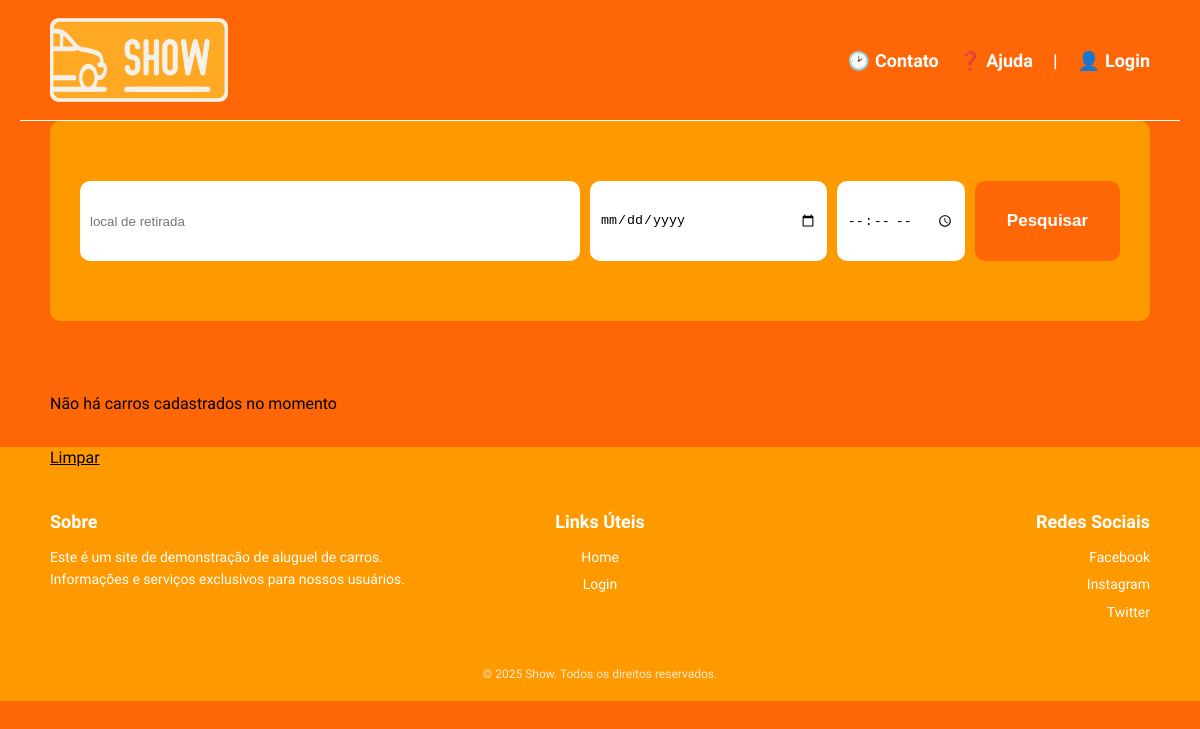
Before: / with the older database file.
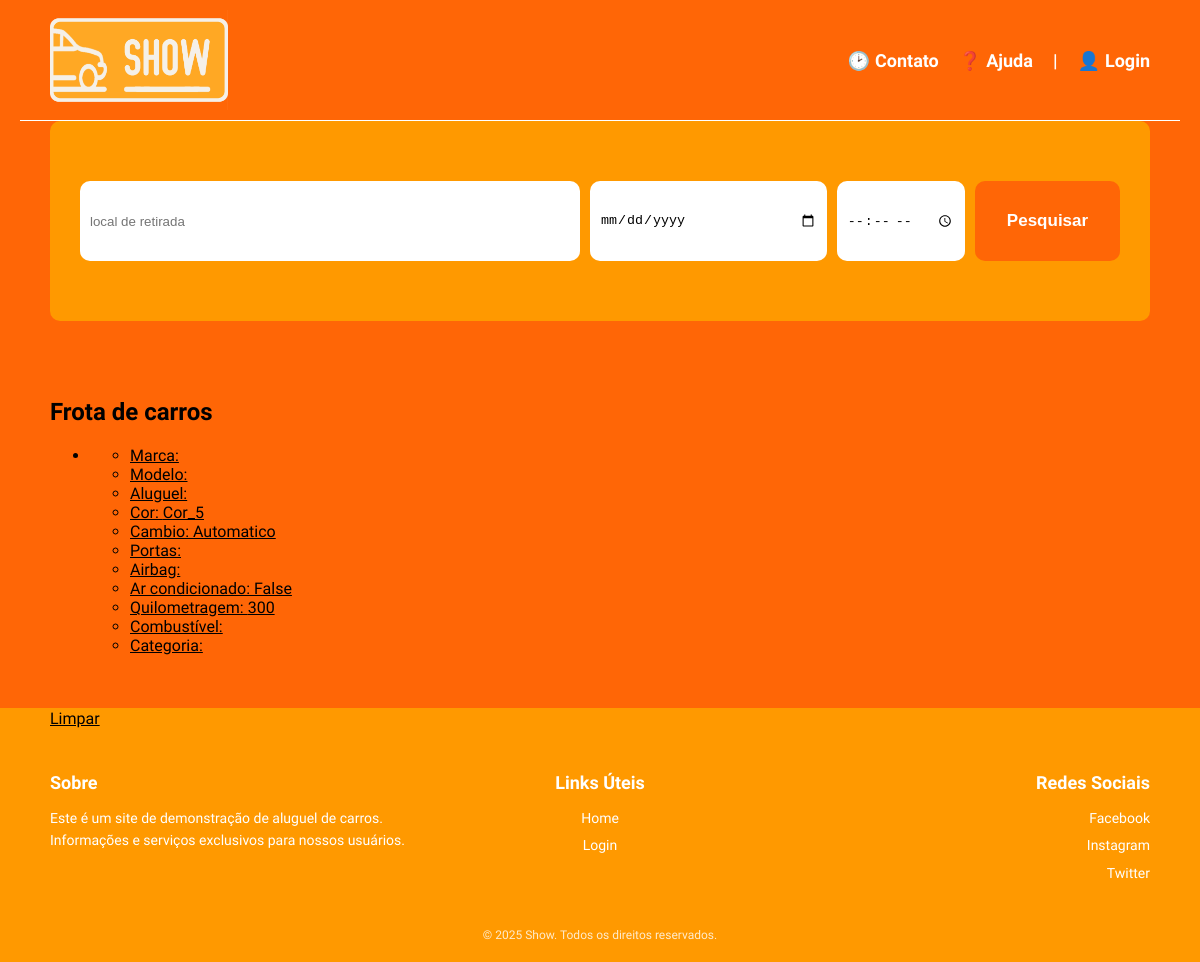
After: the same page with the newer database file.
### models.py (models this page shows, shortened)
class Veiculo(Base):
    __tablename__ = "veiculos"
    id = Column("id", Integer, primary_key=True, autoincrement=True)
    portas = Column("portas", Integer, nullable=False)
    preco_diaria = Column("preco_diaria", Numeric(10, 2), nullable=False)
    placa = Column("placa", String(7), nullable=False)
    cor = Column("cor", String(100), nullable=False)
    preco_compra = Column("preco_compra", Numeric(10, 2), nullable=False)
    capacidade_pessoas = Column("capacidade_pessoas", Integer, nullable=False)
    quilometragem = Column("quilometragem", Integer, nullable=False)
    cambio = Column("cambio", String(100), nullable=False)
    airbags = Column("airbags", Boolean, nullable=False)
    ar_condicionado = Column("ar_condicionado", Boolean, nullable=False)
    disponivel = Column("disponivel", Boolean, nullable=False)
    id_fornecedor = Column("id_fornecedor", Integer, ForeignKey("fornecedores.id"), nullable=False)
    id_garagem = Column("id_garagem", Integer, ForeignKey("garagens.id"), nullable=False)
    id_plano_seguro = Column("id_plano_seguro", Integer, ForeignKey("plano_seguros.id"), nullable=False)
    id_marca = Column("id_marca", Integer, ForeignKey("marcas.id"), nullable=False)
    id_modelo = Column("id_modelo", Integer, ForeignKey("modelos.id"), nullable=False)
    id_categoria = Column("id_categoria", Integer, ForeignKey("categorias.id"), nullable=False)
    id_combustivel = Column("id_combustivel", Integer, ForeignKey("combustiveis.id"), nullable=False)

### app.py (the view)
@app.route("/")
def pagina_inicial():
    sessao =Sessao()
    carros = sessao.query(Veiculo).all()
    if session.get("funcionario_id"):
        funcionario = sessao.query(Funcionario).filter_by(id = session.get("funcionario_id")).first()
        cargo = funcionario.cargo
    else:
        cargo=None
    sessao.close()
    return render_template("pagina_inicial.html", carros_cadastrados=carros, cargo = cargo)

### templates/pagina_inicial.html (shortened to what this page needs)
{% extends "base.html" %}
{% block conteudo_principal %}
<div class="painel_pesquisa">
    <form class="formulario_pesquisa" action="#">
        <div class="local_retirada">
            <input type="text" class="input_local" placeholder="local de retirada"/>
        </div>
        <div class="data" title="Data de retirada e horário">
            <input type="date" class="input_data" aria-label="Data de retirada"/>
            <input type="time" class="input_hora" aria-label="Hora de devolução"/>
        </div>
        <button type="submit">Pesquisar</button>
    </form>
</div>
<br><br><br>
 {% if carros_cadastrados %}
    <h2>Frota de carros</h2>
    <ul>
    {% for carro in carros_cadastrados %}
    {% if carro %}
        <a href="{{ url_for('detalhar_carro', carro_id = carro['id']) }}"><div><li>
    <ul>
        <li>Marca: {{ carro.marca }}</li>
        <li>Modelo: {{ carro.modelo }}</li>
        <li>Aluguel: {{ carro.aluguel }}</li>
        <li>Cor: {{ carro.cor }}</li>
        <li>Cambio: {{ carro.cambio }}</li>
        <li>Portas: {{ carroportas }}</li>
        <li>Airbag: {{ carro.airbag }}</li>
        <li>Ar condicionado: {{ carro.ar_condicionado }}</li>
        <li>Quilometragem: {{ carro.quilometragem }}</li>
        <li>Combustível: {{ carro.combustivel }}</li>
        <li>Categoria: {{ carro.categoria }}</li>
    </ul>
        </li></div></a><br>
        {% endif %}
    {% endfor %}
    </ul>
    {% else %}
    <p>Não há carros cadastrados no momento</p>
    {% endif %}
    <br>
    <a href="/logout">Limpar</a>
{% endblock %}

### templates/base.html (shortened to what this page needs)
<!DOCTYPE html>
<html lang="pt-BR">
<head>
    <link rel="stylesheet" href="{{ url_for('static', filename='estilo.css') }}">
</head>
<body>
    <header>
        <div class="container">
            <a href="/" class="logo">
                <img src="{{ url_for('static', filename='imagens/Isologo Show.png') }}" alt="Show" />
            </a>
            <nav>
                <a href="#" class="icon-contato">Contato</a>
                <a href="#" class="icon-ajuda">Ajuda</a>
                <span>|</span>
                <a href="/login" class="icon-login">Login</a>
            </nav>
        </div>
    </header>
    <main>
        <div class="conteudo_principal">
        {% block conteudo_principal %}{% endblock %}
        </div>
    </main>
    <footer>
    <div class="footer_container">
        <div class="footer_section">
            <h4>Sobre</h4>
            <p>Este é um site de demonstração de aluguel de carros. Informações e serviços exclusivos para nossos usuários.</p>
        </div>
        <div class="footer_section">
            <h4>Links Úteis</h4>
            <ul>
                <li><a href="/">Home</a></li>
                <li><a href="/login">Login</a></li>
            </ul>
        </div>
        <div class="footer_section">
            <h4>Redes Sociais</h4>
            <ul class="socials">
                <li><a href="#">Facebook</a></li>
                <li><a href="#">Instagram</a></li>
                <li><a href="#">Twitter</a></li>
            </ul>
        </div>
    </div>
    <div class="footer_bottom">
        &copy; 2025 Show. Todos os direitos reservados.
    </div>
</footer>
</body>
</html>

### static/estilo.css (style rules this page uses)
.container { max-width: 500px; margin: 0 auto; }
body { font-family: "Work Sans"; background-color: #ff6606; display: block; padding-left: 20px; padding-right: 20px; margin: 0; min-height: 100vh; }
header { background-color: #ff6606; padding: 10px 0; display: flex; justify-content: center; border-bottom: 1px solid #fff; }
header .container { max-width: 1100px; width: 100%; display: flex; align-items: center; justify-content: space-between; }
.logo { display: flex; align-items: center; }
.logo img { height: 100px; margin-right: 10px; }
nav { display: flex; align-items: center; gap: 20px; color: white; font-weight: 600; font-size: 18px; }
nav a { color: white; text-decoration: none; display: flex; align-items: center; gap: 5px; }
.icon-contato::before { content: "\1F551"; }
.icon-ajuda::before { content: "\2753"; }
.icon-login::before { content: "\1F464"; }
a { color: black; }
button[type="submit"] { background: white; border: 2px solid #ddd; border-radius: 25px; padding: 4px 10px; cursor: pointer; font-weight: bold; }
.conteudo_principal { max-width: 1100px; width: 100%; margin: 0 auto; }
.painel_pesquisa { background-color: #ff9900; padding: 60px 30px; border-radius: 10px; max-width: 1100px; margin: 0 auto; }
.formulario_pesquisa { display:flex; gap: 10px; width: 100%; align-items: center; }
.formulario_pesquisa input { height: 80px; padding: 0 10px; box-sizing: border-box; border-radius: 10px; border:none; }
.local_retirada { flex: 4; }
.input_local { width:100%; }
.data { flex: 3; display: flex; gap: 10px; }
.input_data { flex: 2; width: 100%; }
.input_hora { flex: 1; width: 100%; }
.formulario_pesquisa button { height: 80px; flex: 1; padding: 0 10px; box-sizing: border-box; border-radius: 10px; border:none; background-color: #ff6606; font-size: 17px; color: #ffffff; }
footer { background-color: #ff9900; color: #fff; padding: 40px 20px 20px 20px; margin-top: 60px; font-family: "Work Sans", sans-serif; margin: -20px; }
.footer_container { max-width: 1100px; margin: 0 auto; display: flex; flex-wrap: wrap; }
.footer_section { flex: 1; min-width: 200px; }
.footer_section:first-child { text-align: left; }
.footer_section:nth-child(2) { text-align: center; }
.footer_section:last-child { text-align: right; }
.footer_section h4 { font-size: 18px; margin-bottom: 10px; font-weight: bold; }
.footer_section p, .footer_section ul { font-size: 14px; line-height: 1.6; list-style: none; padding: 0; }
.footer_section ul li { margin-bottom: 5px; }
.footer_section ul li a { color: #fff; text-decoration: none; }
.footer_bottom { text-align: center; margin-top: 30px; font-size: 12px; opacity: 0.8; }

Changed rows visible on the page:
added Veiculo: cor "Cor_5", cambio "Automatico", ar_condicionado "False", quilometragem "300"
Other visible differences:
text no longer shown: "Não há carros cadastrados no momento"
text now shown: "Frota de carros"
